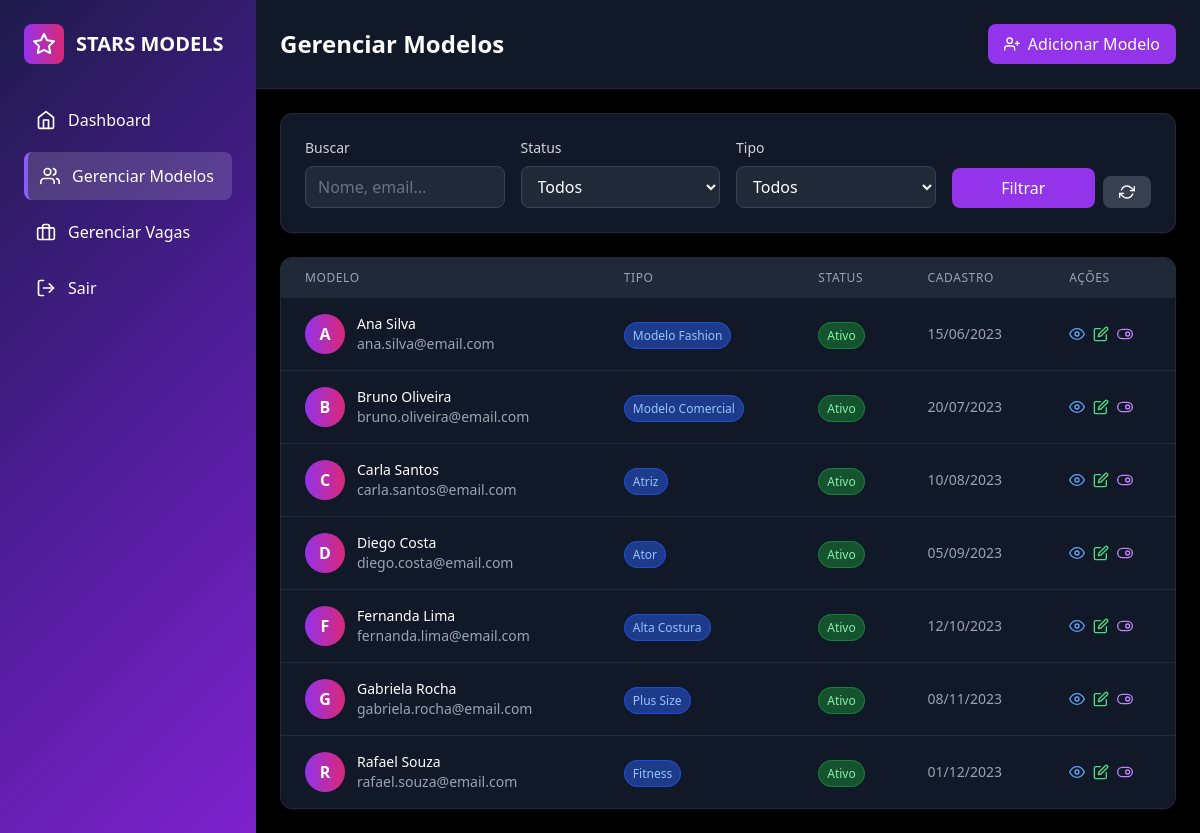
The app's page /admin/modelos.php (signed in) with its own data.
### tables this page shows
CREATE TABLE modelos (
    id INT AUTO_INCREMENT PRIMARY KEY,
    usuario_id INT,
    altura DECIMAL(4,2),
    busto DECIMAL(5,2),
    quadril DECIMAL(5,2),
    tipo_profissao ENUM('fashion', 'comercial', 'ator', 'atriz', 'alta-costura', 'fitness', 'plus-size', 'kids', 'adolescente'),
    experiencia TEXT,
    portfolio TEXT,
    status ENUM('ativo', 'inativo', 'pendente') DEFAULT 'pendente',
    created_at TIMESTAMP DEFAULT CURRENT_TIMESTAMP,
    updated_at TIMESTAMP DEFAULT CURRENT_TIMESTAMP ON UPDATE CURRENT_TIMESTAMP,
    FOREIGN KEY (usuario_id) REFERENCES usuarios(id) ON DELETE CASCADE
);

CREATE TABLE usuarios (
    id INT AUTO_INCREMENT PRIMARY KEY,
    nome VARCHAR(100) NOT NULL,
    email VARCHAR(100) UNIQUE NOT NULL,
    senha VARCHAR(255) NOT NULL,
    tipo ENUM('admin', 'cliente', 'modelo') DEFAULT 'cliente',
    cpf VARCHAR(14),
    telefone VARCHAR(20),
    endereco TEXT,
    empresa VARCHAR(100),
    created_at TIMESTAMP DEFAULT CURRENT_TIMESTAMP
);

### admin/modelos.php (the view, shortened to what this page needs)
<?php
require_once '../includes/config.php';
$search = $_GET['search'] ?? '';
$sql = "SELECT m.*, u.nome, u.email, u.telefone, u.created_at as usuario_criado
        FROM modelos m
        JOIN usuarios u ON m.usuario_id = u.id
        WHERE 1=1";
$params = [];
$sql .= " ORDER BY m.created_at DESC";
try {
    $stmt = $pdo->prepare($sql);
    $stmt->execute($params);
    $modelos = $stmt->fetchAll();
} catch (PDOException $e) {
    $modelos = [];
}
$tipos_profissao = [
    'fashion' => 'Modelo Fashion',
    'comercial' => 'Modelo Comercial',
    'ator' => 'Ator',
    'atriz' => 'Atriz',
    'alta-costura' => 'Alta Costura',
    'fitness' => 'Fitness',
    'plus-size' => 'Plus Size',
    'kids' => 'Kids',
    'adolescente' => 'Adolescente'
];
?>
<!DOCTYPE html>
<html lang="pt-br">
<head>
    <script src="https://cdn.tailwindcss.com"></script>
    <link href="https://cdn.jsdelivr.net/npm/feather-icons/dist/feather.min.css" rel="stylesheet">
</head>
<body class="bg-black text-white">
    <div class="flex h-screen">
        <div class="sidebar w-64 text-white">
            <div class="p-6">
                <div class="flex items-center space-x-3 mb-8">
                    <div class="w-10 h-10 bg-gradient-to-r from-purple-600 to-pink-600 rounded-lg flex items-center justify-center">
                        <i data-feather="star" class="w-6 h-6 text-white"></i>
                    </div>
                    <span class="text-xl font-bold">STARS MODELS</span>
                </div>
                <nav class="space-y-2">
                    <a href="admin.php" class="sidebar-item flex items-center space-x-3 p-3 hover:bg-gray-700 rounded-lg transition duration-300">
                        <i data-feather="home" class="w-5 h-5"></i>
                        <span>Dashboard</span>
                    </a>
                    <a href="modelos.php" class="sidebar-item active flex items-center space-x-3 p-3 bg-purple-600 rounded-lg">
                        <i data-feather="users" class="w-5 h-5"></i>
                        <span>Gerenciar Modelos</span>
                    </a>
                    <a href="jobs.php" class="sidebar-item flex items-center space-x-3 p-3 hover:bg-gray-700 rounded-lg transition duration-300">
                        <i data-feather="briefcase" class="w-5 h-5"></i>
                        <span>Gerenciar Vagas</span>
                    </a>
                    <a href="../logout.php" class="sidebar-item flex items-center space-x-3 p-3 hover:bg-gray-700 rounded-lg transition duration-300">
                        <i data-feather="log-out" class="w-5 h-5"></i>
                        <span>Sair</span>
                    </a>
                </nav>
            </div>
        </div>
        <div class="flex-1 overflow-auto">
            <header class="bg-gray-900 shadow-sm border-b border-gray-800">
                <div class="flex justify-between items-center p-6">
                    <h1 class="text-2xl font-bold text-white">Gerenciar Modelos</h1>
                    <a href="modelo_form.php?action=add" class="bg-purple-600 hover:bg-purple-700 text-white px-4 py-2 rounded-lg transition duration-300 flex items-center space-x-2">
                        <i data-feather="user-plus" class="w-4 h-4"></i>
                        <span>Adicionar Modelo</span>
                    </a>
                </div>
            </header>
            <div class="p-6">
                <div class="bg-gray-900 rounded-xl shadow-sm p-6 mb-6 border border-gray-800">
                    <form method="GET" class="grid grid-cols-1 md:grid-cols-4 gap-4">
                        <div>
                            <label class="block text-sm font-medium text-gray-300 mb-2">Buscar</label>
                            <input type="text" name="search" value="<?php echo htmlspecialchars($search); ?>"
                                placeholder="Nome, email..."
                                class="w-full px-3 py-2 bg-gray-800 border border-gray-700 rounded-lg text-white placeholder-gray-500 focus:outline-none focus:ring-2 focus:ring-purple-500 focus:border-transparent">
                        </div>
                        <div>
                            <label class="block text-sm font-medium text-gray-300 mb-2">Status</label>
                            <select name="status" class="w-full px-3 py-2 bg-gray-800 border border-gray-700 rounded-lg text-white focus:outline-none focus:ring-2 focus:ring-purple-500 focus:border-transparent">
                                <option value="">Todos</option>
                            </select>
                        </div>
                        <div>
                            <label class="block text-sm font-medium text-gray-300 mb-2">Tipo</label>
                            <select name="tipo" class="w-full px-3 py-2 bg-gray-800 border border-gray-700 rounded-lg text-white focus:outline-none focus:ring-2 focus:ring-purple-500 focus:border-transparent">
                                <option value="">Todos</option>
                            </select>
                        </div>
                        <div class="flex space-x-2 items-end">
                            <button type="submit" class="w-full bg-purple-600 hover:bg-purple-700 text-white py-2 px-4 rounded-lg transition duration-300">
                                Filtrar
                            </button>
                            <a href="modelos.php" class="bg-gray-700 hover:bg-gray-600 text-white py-2 px-4 rounded-lg transition duration-300 flex items-center">
                                <i data-feather="refresh-cw" class="w-4 h-4"></i>
                            </a>
                        </div>
                    </form>
                </div>
                <div class="bg-gray-900 rounded-xl shadow-sm overflow-hidden border border-gray-800">
                    <div class="overflow-x-auto">
                        <table class="w-full">
                            <thead class="bg-gray-800">
                                <tr>
                                    <th class="px-6 py-3 text-left text-xs font-medium text-gray-400 uppercase tracking-wider">Modelo</th>
                                    <th class="px-6 py-3 text-left text-xs font-medium text-gray-400 uppercase tracking-wider">Tipo</th>
                                    <th class="px-6 py-3 text-left text-xs font-medium text-gray-400 uppercase tracking-wider">Status</th>
                                    <th class="px-6 py-3 text-left text-xs font-medium text-gray-400 uppercase tracking-wider">Cadastro</th>
                                    <th class="px-6 py-3 text-left text-xs font-medium text-gray-400 uppercase tracking-wider">Ações</th>
                                </tr>
                            </thead>
                            <tbody class="bg-gray-900 divide-y divide-gray-800">
                                <?php if (!empty($modelos)): ?>
                                    <?php foreach ($modelos as $modelo): ?>
                                    <tr class="hover:bg-gray-800 transition duration-300">
                                        <td class="px-6 py-4 whitespace-nowrap">
                                            <div class="flex items-center">
                                                <div class="w-10 h-10 bg-gradient-to-r from-purple-600 to-pink-600 rounded-full flex items-center justify-center text-white font-bold mr-3">
                                                    <?php echo strtoupper(substr($modelo['nome'], 0, 1)); ?>
                                                </div>
                                                <div>
                                                    <div class="text-sm font-medium text-white"><?php echo $modelo['nome']; ?></div>
                                                    <div class="text-sm text-gray-400"><?php echo $modelo['email']; ?></div>
                                                </div>
                                            </div>
                                        </td>
                                        <td class="px-6 py-4 whitespace-nowrap">
                                            <span class="px-2 py-1 text-xs bg-blue-900 text-blue-300 rounded-full border border-blue-700">
                                                <?php echo $tipos_profissao[$modelo['tipo_profissao']] ?? 'Não definido'; ?>
                                            </span>
                                        </td>
                                        <td class="px-6 py-4 whitespace-nowrap">
                                            <?php
                                            $status_colors = [
                                                'ativo' => 'bg-green-900 text-green-300 border-green-700',
                                                'inativo' => 'bg-red-900 text-red-300 border-red-700',
                                                'pendente' => 'bg-yellow-900 text-yellow-300 border-yellow-700'
                                            ];
                                            $color = $status_colors[$modelo['status']] ?? 'bg-gray-800 text-gray-400 border-gray-600';
                                            ?>
                                            <span class="px-2 py-1 text-xs <?php echo $color; ?> rounded-full border">
                                                <?php echo ucfirst($modelo['status']); ?>
                                            </span>
                                        </td>
                                        <td class="px-6 py-4 whitespace-nowrap text-sm text-gray-400">
                                            <?php echo date('d/m/Y', strtotime($modelo['usuario_criado'])); ?>
                                        </td>
                                        <td class="px-6 py-4 whitespace-nowrap text-sm font-medium">
                                            <div class="flex space-x-2">
                                                <a href="../modelo.php?id=<?php echo $modelo['id']; ?>" target="_blank" class="text-blue-400 hover:text-blue-300 transition duration-300" title="Ver Perfil">
                                                    <i data-feather="eye" class="w-4 h-4"></i>
                                                </a>
                                                <a href="modelo_form.php?action=edit&id=<?php echo $modelo['id']; ?>" class="text-green-400 hover:text-green-300 transition duration-300" title="Editar">
                                                    <i data-feather="edit" class="w-4 h-4"></i>
                                                </a>
                                                <button onclick="toggleStatus(<?php echo $modelo['id']; ?>, '<?php echo $modelo['status']; ?>')" class="text-purple-400 hover:text-purple-300 transition duration-300" title="Alterar Status">
                                                    <i data-feather="toggle-right" class="w-4 h-4"></i>
                                                </button>
                                            </div>
                                        </td>
                                    </tr>
                                    <?php endforeach; ?>
                                <?php endif; ?>
                            </tbody>
                        </table>
                    </div>
                </div>
            </div>
        </div>
    </div>
</body>
</html>

### admin/modelos.php (style rules this page uses)
body { background-color: #000000; color: #ffffff; }
.sidebar { background: linear-gradient(135deg, #1e1b4b 0%, #4c1d95 50%, #7e22ce 100%); }
.sidebar-item { transition: all 0.3s ease; border-radius: 0.75rem; }
.sidebar-item.active { background: rgba(255, 255, 255, 0.15); border-left: 4px solid #8b5cf6; }
.shadow-sm { box-shadow: 0 1px 2px 0 rgba(139, 92, 246, 0.1) !important; }

### records on screen
modelos: usuario.nome "A", usuario.nome "Ana Silva", usuario.email "ana.silva@email.com", tipo_profissao "Modelo Fashion", status "Ativo", usuario.created_at "15/06/2023"
modelos: usuario.nome "B", usuario.nome "Bruno Oliveira", usuario.email "bruno.oliveira@email.com", tipo_profissao "Modelo Comercial", status "Ativo", usuario.created_at "20/07/2023"
modelos: usuario.nome "C", usuario.nome "Carla Santos", usuario.email "carla.santos@email.com", tipo_profissao "Atriz", status "Ativo", usuario.created_at "10/08/2023"
modelos: usuario.nome "D", usuario.nome "Diego Costa", usuario.email "diego.costa@email.com", tipo_profissao "Ator", status "Ativo", usuario.created_at "05/09/2023"
modelos: usuario.nome "F", usuario.nome "Fernanda Lima", usuario.email "fernanda.lima@email.com", tipo_profissao "Alta Costura", status "Ativo", usuario.created_at "12/10/2023"
modelos: usuario.nome "G", usuario.nome "Gabriela Rocha", usuario.email "gabriela.rocha@email.com", tipo_profissao "Plus Size", status "Ativo", usuario.created_at "08/11/2023"
modelos: usuario.nome "R", usuario.nome "Rafael Souza", usuario.email "rafael.souza@email.com", tipo_profissao "Fitness", status "Ativo", usuario.created_at "01/12/2023"
